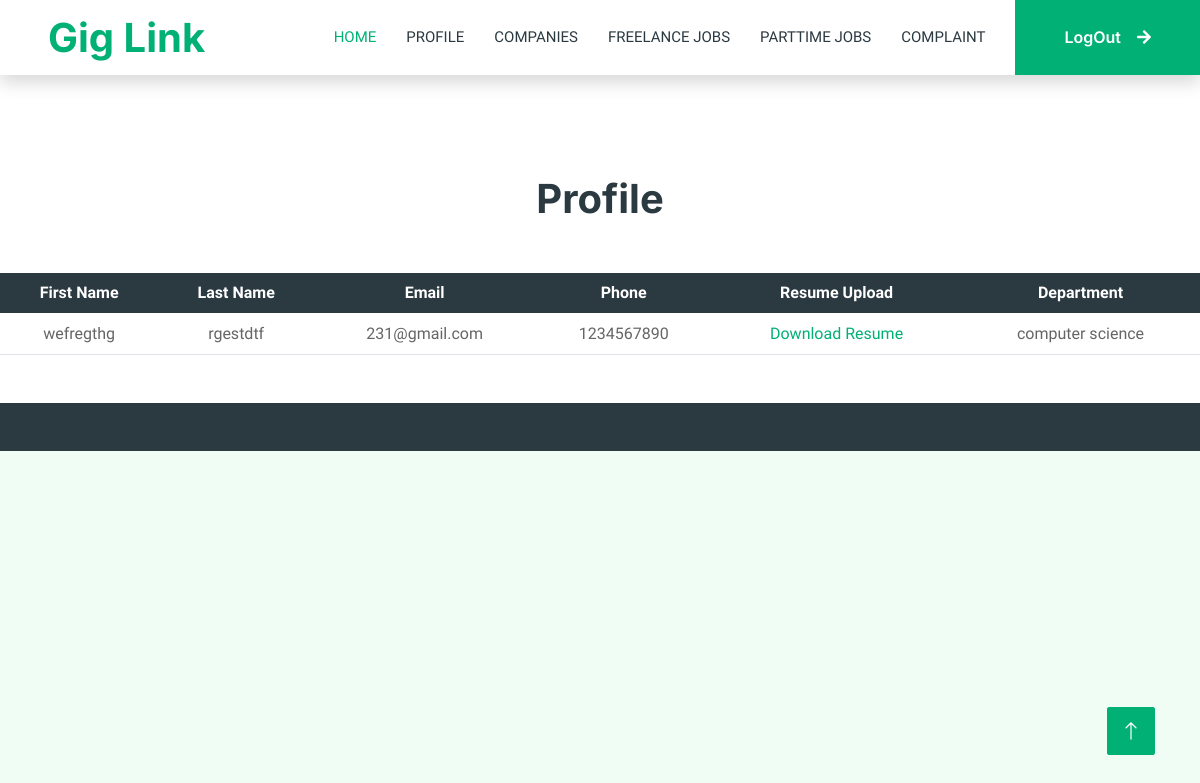
Page /stu_profile (signed in) on the committed database.
### link/models.py (models this page shows)
class student(models.Model):
    student_id=models.AutoField(primary_key=True)
    login=models.ForeignKey(log,on_delete=models.CASCADE)
    fname=models.CharField(max_length=225)
    lname=models.CharField(max_length=225)
    email=models.CharField(max_length=225)
    phone=models.CharField(max_length=225)
    resume_upload=models.FileField(max_length=225)
    department=models.ForeignKey(department,on_delete=models.CASCADE)

class department(models.Model):
    department_id=models.AutoField(primary_key=True)
    department_name=models.CharField(max_length=225)

### link/views.py (the view)
# urls.py: path('stu_profile',views.stu_profile),
def stu_profile(request):
    a=student.objects.filter(pk=request.session['sid'])
    b=department.objects.all()
    return render(request,'student_profile.html',{'a':a,'b':b})

### templates/student_profile.html (shortened to what this page needs)
{% include 'student_header.html' %}
{% load static %}
<center>
    <h1 style="margin-top: 100px;">Profile</h1>
    {% if a %}
    <table class="table" style="margin-top: 50px;">
        <thead class="table-dark">
        <tr>
            <th>First Name</th>
            <th>Last Name</th>
            <th>Email</th>
            <th>Phone</th>
            <th>Resume Upload</th>
            <th>Department</th>
        </tr>
    </thead>
    <tbody>
        {% for i in a %}
        <tr>
            <td>{{ i.fname }}</td>
            <td>{{ i.lname }}</td>
            <td>{{ i.email }}</td>
            <td>{{ i.phone }}</td>
            <td>
                {% if i.resume_upload %}
                    <a href="{% static 'static/' %}{{ i.resume_upload }}" download>Download Resume</a>
                {% else %}
                    No Resume Uploaded
                {% endif %}
            </td>
            <td>{{ i.department.department_name }}</td>
        </tr>
        {% endfor %}
    </tbody>
    </table>
    {% endif %}
</center>
{% include 'footer.html' %}

### static/css/style.css (style rules this page uses)
:root { --primary: #00B074; --secondary: #2B9BFF; --light: #EFFDF5; --dark: #2B3940; }

### templates/student_profile.html (style rules this page uses)
th, td { text-align: center; }

### rows in the picture
student: fname "wefregthg", lname "rgestdtf", email "231@gmail.com", phone "1234567890", department.department_name "computer science"
